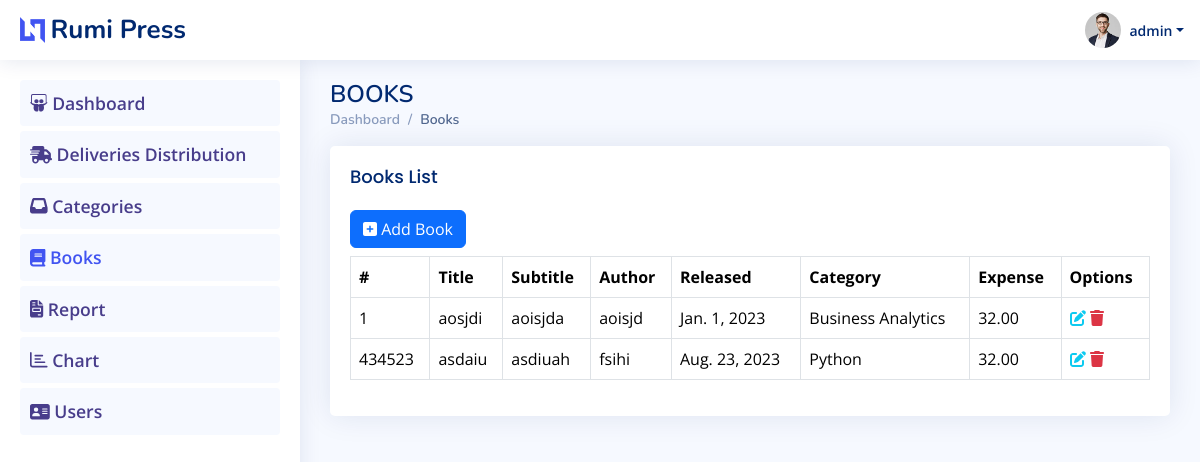
/books/ (signed in), run on an earlier commit of the app's database.
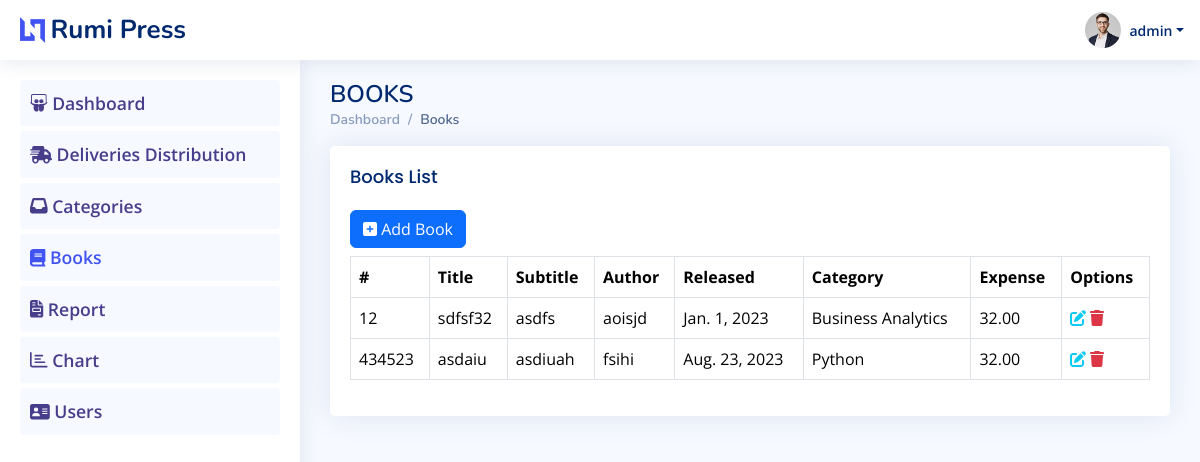
And on a later commit of the database.
### tracker/models.py (models this page shows)
class Books(models.Model):
    book_code=models.IntegerField()
    title=models.CharField(max_length=255)
    subtitle=models.CharField(max_length=255, null=True)
    author=models.CharField(max_length=255)
    publishing_date=models.DateField()
    publisher=models.CharField(max_length=255)
    category=models.ForeignKey(Categories, on_delete=models.CASCADE)
    user=models.ForeignKey(User, on_delete=models.CASCADE, related_name='user_reg')
    date=models.DateField(auto_now=True)
    distribution_expense=models.DecimalField(max_digits=6, decimal_places=2)
    active=models.BooleanField(default=True)

class Categories(models.Model):
    category=models.CharField(max_length=70)
    user=models.ForeignKey(User, on_delete=models.CASCADE)
    date=models.DateField(auto_now=True)
    active=models.BooleanField(default=True)
    class Meta:
        unique_together = ('id', 'category')
    def __str__(self):
        return self.category

### tracker/views.py (the view)
# urls.py: path('books/', views.BooksView, name='books'),
@login_required
def BooksView(request):
    if request.method=="GET":
        books=Books.objects.filter(active=True).all()
        return render(request, 'books/books.html',{'books':books})

### templates/books/books.html (shortened to what this page needs)
{% extends 'base.html'%}
{% block content %}
<main id="main" class="main">
    <div class="pagetitle">
      <h1>BOOKS</h1>
      <nav>
        <ol class="breadcrumb">
          <li class="breadcrumb-item"><a href="{% url  'index' %}">Dashboard</a></li>
          <li class="breadcrumb-item active">Books</li>
        </ol>
      </nav>
    </div>
    <section class="section">
    <div class="row">
        <div class="col-lg-12">
          <div class="card">
            <div class="card-body">
              <h5 class="card-title">Books List</h5>
                <a href="{% url 'create_books' %}" class="btn btn-primary">
                    <i class="fa fa-plus-square"></i> Add Book
                </a>
              <table class="table table-hover table-bordered  table-responsive mt-2">
                  <thead>
                      <th>#</th>
                      <th>Title</th>
                      <th>Subtitle</th>
                      <th>Author</th>
                      <th>Released</th>
                      <th>Category</th>
                      <th>Expense</th>
                      <th>Options</th>
                  </thead>
                  <tbody>
                    {% for book in books %}
                        <tr>
                            <td>{{book.book_code}}</td>
                            <td>{{book.title}}</td>
                            <td>{{book.subtitle}}</td>
                            <td>{{book.author}}</td>
                            <td>{{book.publishing_date}}</td>
                            <td>{{book.category}}</td>
                            <td>{{book.distribution_expense}}</td>
                            <td>
                              <a href="{% url 'update_book' book.id %}" class="text-info">
                                <i class="fa fa-pen-to-square"></i>
                              </a>
                              <form action="{% url 'remove_book' book.id %}" method="post" class="d-inline-flex">
                                <a href="javascript:void(0);" class="text-danger" onclick="this.parentNode.submit()">
                                  <i class="fa fa-trash"></i>
                                </a>
                              </form>
                            </td>
                        </tr>
                    {% endfor %}
                  </tbody>
              </table>
            </div>
          </div>
        </div>
    </div>
</main>
{% endblock %}

### templates/base.html (shortened to what this page needs)
<!DOCTYPE html>
<html lang="es">
{% load static %}
<head>
    <link href="https://cdn.jsdelivr.net/npm/bootstrap@5.3.1/dist/css/bootstrap.min.css" rel="stylesheet">
    <link rel="stylesheet" href="https://cdnjs.cloudflare.com/ajax/libs/font-awesome/6.4.2/css/all.min.css">
    <link href="{% static 'css/style.css' %}" rel="stylesheet">
</head>
<body>
    {% include 'header.html' %}
    {% include 'menu.html' %}
    {% block content %}
    {% endblock %}
</body>
</html>

### templates/header.html (shortened to what this page needs)
{% load static%}
 <header id="header" class="header fixed-top d-flex align-items-center">
    <div class="d-flex align-items-center justify-content-between">
      <a href="{% url 'index' %}" class="logo d-flex align-items-center">
        <img src="{% static 'img/logo.png' %}" alt="">
        <span class="d-none d-lg-block">Rumi Press</span>
      </a>
    </div>
    <nav class="header-nav ms-auto">
      <ul class="d-flex align-items-center">
        <li class="nav-item dropdown pe-3">
            <a class="nav-link nav-profile d-flex align-items-center pe-0" href="#" data-bs-toggle="dropdown">
                <img src="{% static 'img/profile-img.jpg' %}" alt="Profile" class="rounded-circle">
                <span class="d-none d-md-block dropdown-toggle ps-2">{{user}}</span>
            </a>
        </li>
        </ul>
    </nav>
</header>

### templates/menu.html
<aside id="sidebar" class="sidebar">
    <ul class="sidebar-nav" id="sidebar-nav">
    <li class="nav-item">
        <a class="nav-link" id="tab-dashboard" href="{% url 'index' %}">
            <i class="fa-brands fa-slideshare"></i>
            <span>&nbsp;Dashboard</span>
        </a>
    </li>
    <li class="nav-item">
        <a class="nav-link" id="tab-delivery" href="{% url 'deliveries' %}">
            <i class="fa-solid fa-truck-fast"></i>
            <span>&nbsp;Deliveries Distribution</span>
        </a>
    </li>
    <li class="nav-item">
        <a class="nav-link" id="tab-categories" href="{% url 'categories' %}">
            <i class="fa-solid fa-inbox"></i>
            <span>&nbsp;Categories</span>
        </a>
    </li>
    <li class="nav-item">
        <a class="nav-link" id="tab-books" href="{% url 'books' %}">
            <i class="fa-solid fa-book"></i>
            <span>&nbsp;Books</span>
        </a>
    </li>
    <li class="nav-item">
        <a class="nav-link" id="tab-report" href="pages-contact.html">
            <i class="fa-solid fa-file-invoice"></i>
            <span>&nbsp;Report</span>
        </a>
    </li>
    <li class="nav-item">
        <a class="nav-link" id="tab-chart" href="pages-register.html">
            <i class="fa-regular fa-chart-bar"></i>
            <span>&nbsp;Chart</span>
        </a>
    </li>
    <li class="nav-item">
        <a class="nav-link" id="tab-users" href="pages-login.html">
            <i class="fa-solid fa-address-card"></i>
            <span>&nbsp;Users</span>
        </a>
    </li>
    </ul>
</aside>

### static/css/style.css (style rules this page uses)
:root { scroll-behavior: smooth; }
body { font-family: "Open Sans", sans-serif; background: #f6f9ff; color: #444444; }
a { color: #4154f1; text-decoration: none; }
h1, h2, h3, h4, h5, h6 { font-family: "Nunito", sans-serif; }
#main { margin-top: 60px; padding: 20px 30px; transition: all 0.3s; }
.pagetitle { margin-bottom: 10px; }
.pagetitle h1 { font-size: 24px; margin-bottom: 0; font-weight: 600; color: #012970; }
.card { margin-bottom: 30px; border: none; border-radius: 5px; box-shadow: 0px 0 30px rgba(1, 41, 112, 0.1); }
.card-title { padding: 20px 0 15px 0; font-size: 18px; font-weight: 500; color: #012970; font-family: "Poppins", sans-serif; }
.card-body { padding: 0 20px 20px 20px; }
.breadcrumb { font-size: 14px; font-family: "Nunito", sans-serif; color: #899bbd; font-weight: 600; }
.breadcrumb a { color: #899bbd; transition: 0.3s; }
.breadcrumb .breadcrumb-item::before { color: #899bbd; }
.breadcrumb .active { color: #51678f; font-weight: 600; }
.logo { line-height: 1; }
@media (min-width: 1200px) { .logo { width: 280px; } }
.logo img { max-height: 26px; margin-right: 6px; }
.logo span { font-size: 26px; font-weight: 700; color: #012970; font-family: "Nunito", sans-serif; }
.header { transition: all 0.5s; z-index: 997; height: 60px; box-shadow: 0px 2px 20px rgba(1, 41, 112, 0.1); background-color: #fff; padding-left: 20px; }
.header-nav ul { list-style: none; }
.header-nav>ul { margin: 0; padding: 0; }
.header-nav .nav-profile { color: #012970; }
.header-nav .nav-profile img { max-height: 36px; }
.header-nav .nav-profile span { font-size: 14px; font-weight: 600; }
.sidebar { position: fixed; top: 60px; left: 0; bottom: 0; width: 300px; z-index: 996; transition: all 0.3s; padding: 20px; overflow-y: auto; scrollbar-width: thin; scrollbar-color: #aab7cf transparent; box-shadow: 0px 0px 20px rgba(1, 41, 112, 0.1); background-color: #fff; }
@media (min-width: 1200px) { #main, #footer { margin-left: 300px; } }
.sidebar-nav { padding: 0; margin: 0; list-style: none; }
.sidebar-nav li { padding: 0; margin: 0; list-style: none; }
.sidebar-nav .nav-item { margin-bottom: 5px; }
.sidebar-nav .nav-link { display: flex; align-items: center; font-size: 1.1em; font-weight: 600; color: darkslateblue; transition: 0.3; background: #f6f9ff; padding: 10px; border-radius: 4px; }
.sidebar-nav > .nav-item > .nav-link.active { color: #4154f1; }

What changed in the data, as far as the page shows it:
changed Books "aoisjd": book_code "1" → "12"; title "aosjdi" → "sdfsf32"; subtitle "aoisjda" → "asdfs"
